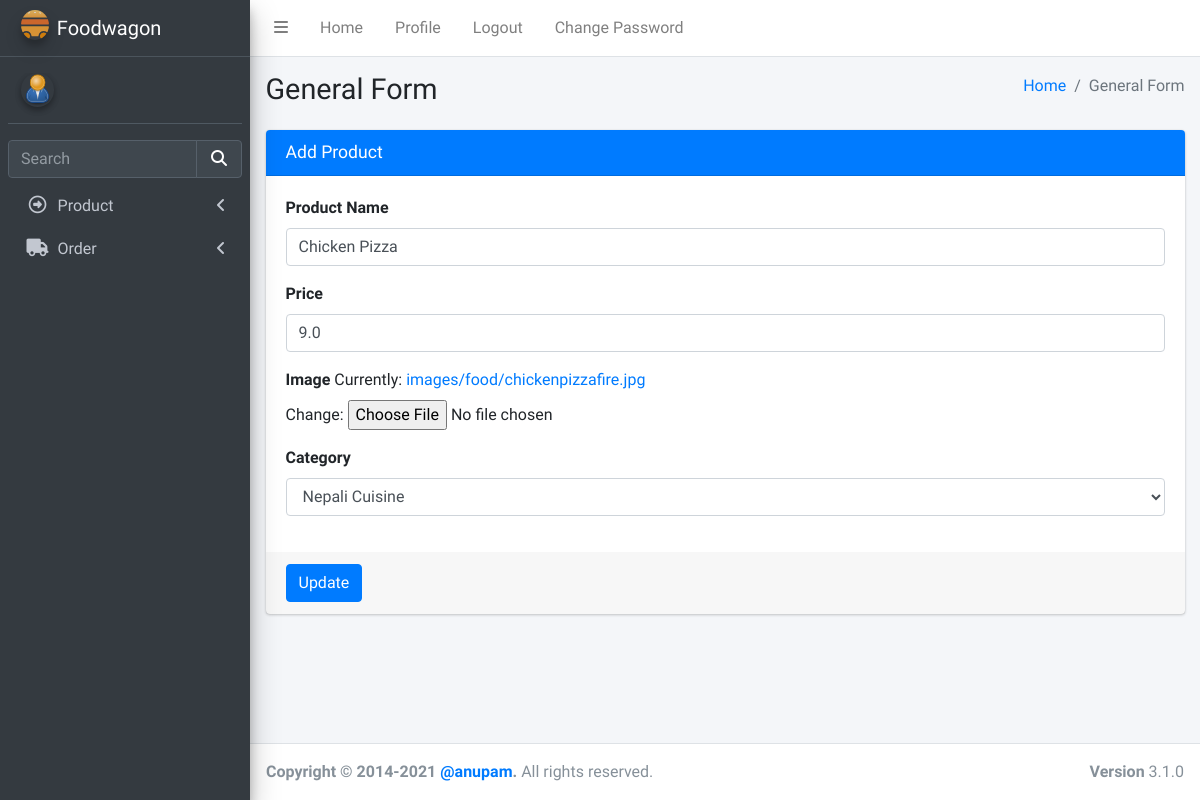
Screenshot of /product/12/ with the database file from the repository.
### product/models.py (models this page shows, shortened)
class Product(models.Model):
    name = models.CharField(max_length=100)
    price = models.FloatField(max_length=100)
    image = models.ImageField(upload_to="images/food/")
    trader = models.ForeignKey(User, on_delete=models.CASCADE)
    status = models.BooleanField(default=True)
    category = models.ForeignKey(Categories, on_delete=models.CASCADE)
    class Meta:
        unique_together = ("name", "trader")

### product/views.py (the view, shortened to what this page needs)
# urls.py: path("<int:id>/", views.update_product, name="updateproduct"),
def update_product(request, id):
    data = Product.objects.get(pk=id)
    fm = ProductAddForm(instance=data)
    return render(request, "admin/updateproduct.html", {"forms": fm})

### product/forms.py (shortened to what this page needs)
class ProductAddForm(forms.ModelForm):
    class Meta:
        model = Product
        fields = ["name", "price", "image", "category"]
        error_messages = {
            "name": {"required": ""},
            "price": {"required": ""},
            "image": {"required": ""},
            "category": {"required": ""},
        }
        widgets = {
            "name": forms.TextInput(
                attrs={
                    "class": "form-control",
                    "placeholder": "name",
                }
            ),
            "price": forms.NumberInput(
                attrs={
                    "class": "form-control",
                    "placeholder": "price",
                }
            ),
            "category": forms.Select(
                attrs={
                    "class": "form-control",
                }
            ),
        }

### product/models.py (called while the page is built)
    def __str__(self):
        return self.name

### templates/admin/updateproduct.html (shortened to what this page needs)
{%extends "admin/base.html" %} {% load static %}
{% block csspart %}
<link rel="stylesheet" href="{%static 'plugins/fontawesome-free/css/all.min.css' %}" />
<link rel="stylesheet" href="{%static 'dist/css/adminlte.min.css' %}" />
</head>
{% endblock csspart %}
{%block bodycontent%}
<body class="hold-transition sidebar-mini">
  <div class="wrapper">
    <div class="content-wrapper">
      <section class="content-header">
        <div class="container-fluid">
          <div class="row mb-2">
            <div class="col-sm-6">
              <h1>General Form</h1>
            </div>
            <div class="col-sm-6">
              <ol class="breadcrumb float-sm-right">
                <li class="breadcrumb-item"><a href="#">Home</a></li>
                <li class="breadcrumb-item active">General Form</li>
              </ol>
            </div>
          </div>
        </div>
      </section>
      <section class="content">
        <div class="container-fluid">
          <div class="row">
            <div class="col-md-12">
              <div class="card card-primary">
                <div class="card-header">
                  <h3 class="card-title">Add Product</h3>
                </div>
                <form method="POST" action="" enctype="multipart/form-data" novalidate>
                  <div class="card-body">
                    <div class="form-group">
                      <label for="exampleInputEmail1">Product Name</label>
                      {{forms.name}}
                    </div>
                    <div class="form-group">
                      <label for="exampleInputPassword1">Price</label>
                      {{forms.price}}
                    </div>
                    <div class="form-group">
                      <label for="exampleInputPassword1">Image</label>
                      {{forms.image}}
                    </div>
                    <div class="form-group">
                      <label for="exampleInputPassword1">Category</label>
                      {{forms.category}}
                    </div>
                  </div>
                  <div class="card-footer">
                    <button type="submit" class="btn btn-primary">
                      Update
                    </button>
                  </div>
                </form>
              </div>
            </div>
          </div>
        </div>
      </section>
    </div>
    {%endblock bodycontent%}

### rows the page displays
Product: name "Chicken Pizza", price "9.0", category "Nepali Cuisine"
